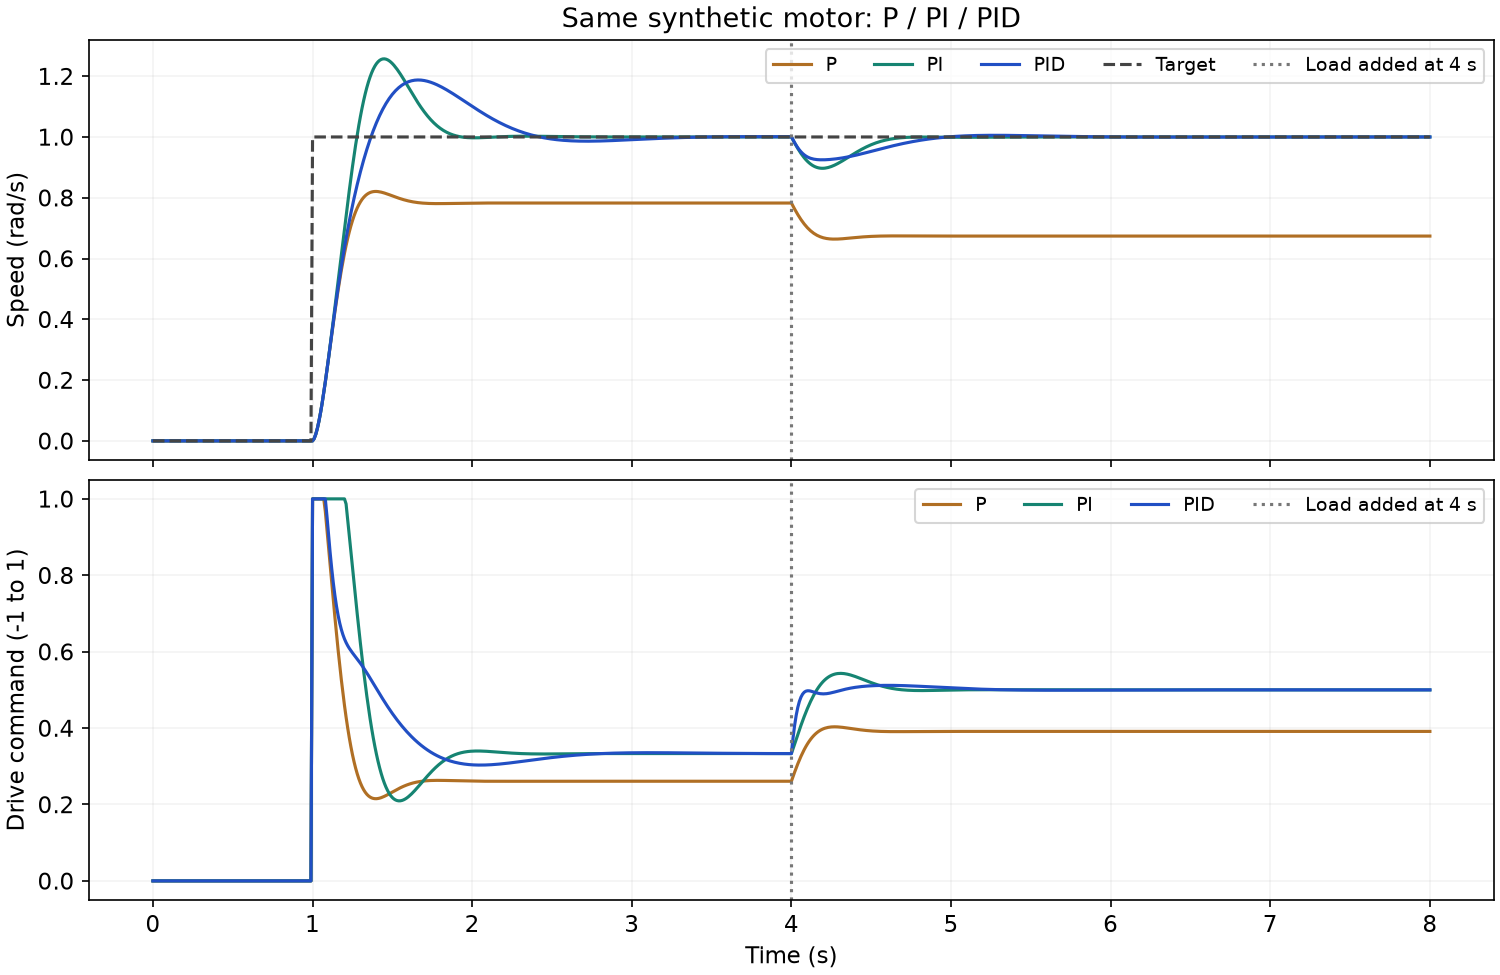

Reproduce this figure in Python.
"""Compare P, PI and PID on the same synthetic motor-speed model."""
import argparse
import csv
import json
from pathlib import Path

def simulate(kp, ki, kd):
    dt=.01
    speed=drive=integral=previous=derivative=0.
    rows=[]
    for step in range(801):
        time=step*dt;goal=1. if time>=1 else 0.;load=.5 if time>=4 else 0.
        error=goal-speed
        integral=max(-1,min(1,integral+error*dt))
        # Derivative on measured speed, low-pass filtered; avoids setpoint kick.
        derivative=.8*derivative+.2*(speed-previous)/dt
        command=max(-1,min(1,kp*error+ki*integral-kd*derivative))
        rows.append({'time_s':time,'goal_rad_s':goal,'speed_rad_s':speed,'output':command})
        previous=speed
        drive+=(command-drive)*dt/.08
        speed+=(3*drive-speed-load)*dt/.5
    return rows

if __name__=='__main__':
    parser=argparse.ArgumentParser();parser.add_argument('--kp',type=float,default=1.2);parser.add_argument('--ki',type=float,default=4.5);parser.add_argument('--kd',type=float,default=.14);parser.add_argument('--output',default='results');args=parser.parse_args()
    out=Path(args.output);out.mkdir(parents=True,exist_ok=True)
    import matplotlib
    matplotlib.use('Agg')
    import matplotlib.pyplot as plt
    plt.rcParams.update({'font.family':'DejaVu Sans','font.size':11})
    fig, axes=plt.subplots(2,1,figsize=(10,6.5),sharex=True,layout='constrained')
    metrics={}
    for label,gains,color in [('P',(args.kp,0,0),'#b06f24'),('PI',(args.kp,args.ki,0),'#168472'),('PID',(args.kp,args.ki,args.kd),'#214fc4')]:
        rows=simulate(*gains)
        with (out/f'{label.lower()}.csv').open('w') as file:
            writer=csv.DictWriter(file,fieldnames=list(rows[0]));writer.writeheader();writer.writerows(rows)
        axes[0].plot([r['time_s'] for r in rows],[r['speed_rad_s'] for r in rows],label=label,color=color)
        axes[1].plot([r['time_s'] for r in rows],[r['output'] for r in rows],label=label,color=color)
        metrics[label]={'gains':gains,'overshoot_pct_before_load':max(0,100*(max(r['speed_rad_s'] for r in rows if 1<=r['time_s']<4)-1)),'mean_error_last_second_rad_s':sum(1-r['speed_rad_s'] for r in rows if r['time_s']>=7)/101}
    axes[0].plot([r['time_s'] for r in rows],[r['goal_rad_s'] for r in rows],'--',color='#444',label='Target')
    for ax in axes:
        ax.axvline(4,linestyle=':',color='#777',label='Load added at 4 s');ax.grid(alpha=.15);ax.legend(ncol=5,fontsize=9)
    axes[0].set(ylabel='Speed (rad/s)',title='Same synthetic motor: P / PI / PID')
    axes[1].set(xlabel='Time (s)',ylabel='Drive command (-1 to 1)')
    fig.savefig(out/'pid-response.png',dpi=150);plt.close(fig)
    result={'dt_s':.01,'plant':'drive lag .08 s; speed lag .5 s; steady gain 3 rad/s per unit drive','load_change':{'time_s':4,'value':.5},'scope':'synthetic motor; not hardware validation','metrics':metrics}
    (out/'pid-response.json').write_text(json.dumps(result,indent=2)+'\n');print(json.dumps(result,indent=2))
